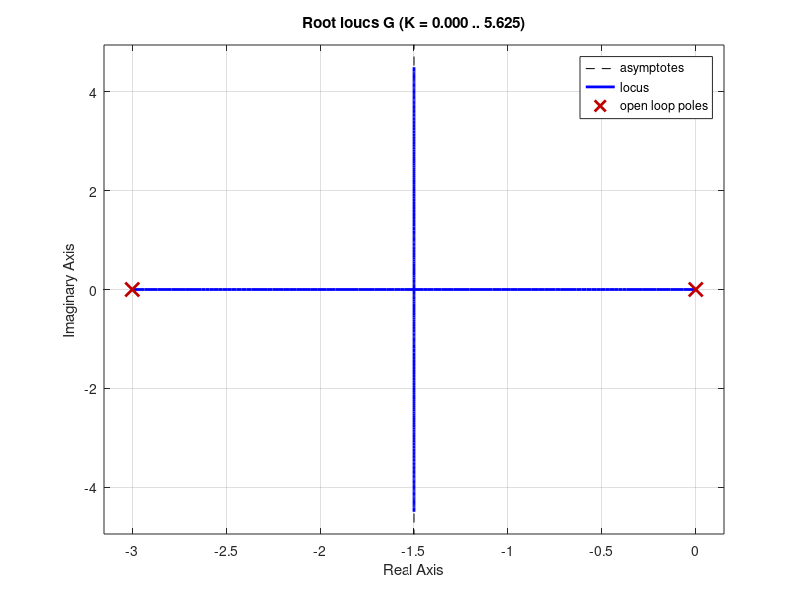

Source code (MATLAB): (Note: this script raises an error after producing the figure.)
% K1 - unidade da matricula 20510297
% K2 - unidade da matricula 20510051
% K  - Ganho atual
K1 = 7;
K2 = 1;
K = (K1 + K2)/2;

% N - numerador
% D - denominador
N = [K];
D = [1 3 0];

% Funcao de Transferencia
G = tf(N,D);
% Transfer function G:
%     4
% ---------
% s^2 + 3 s

rlocus(G)
grid on
sgrid(0.5,0)

% K = ganho
% r = polos
[K,r]=rlocfind(G)